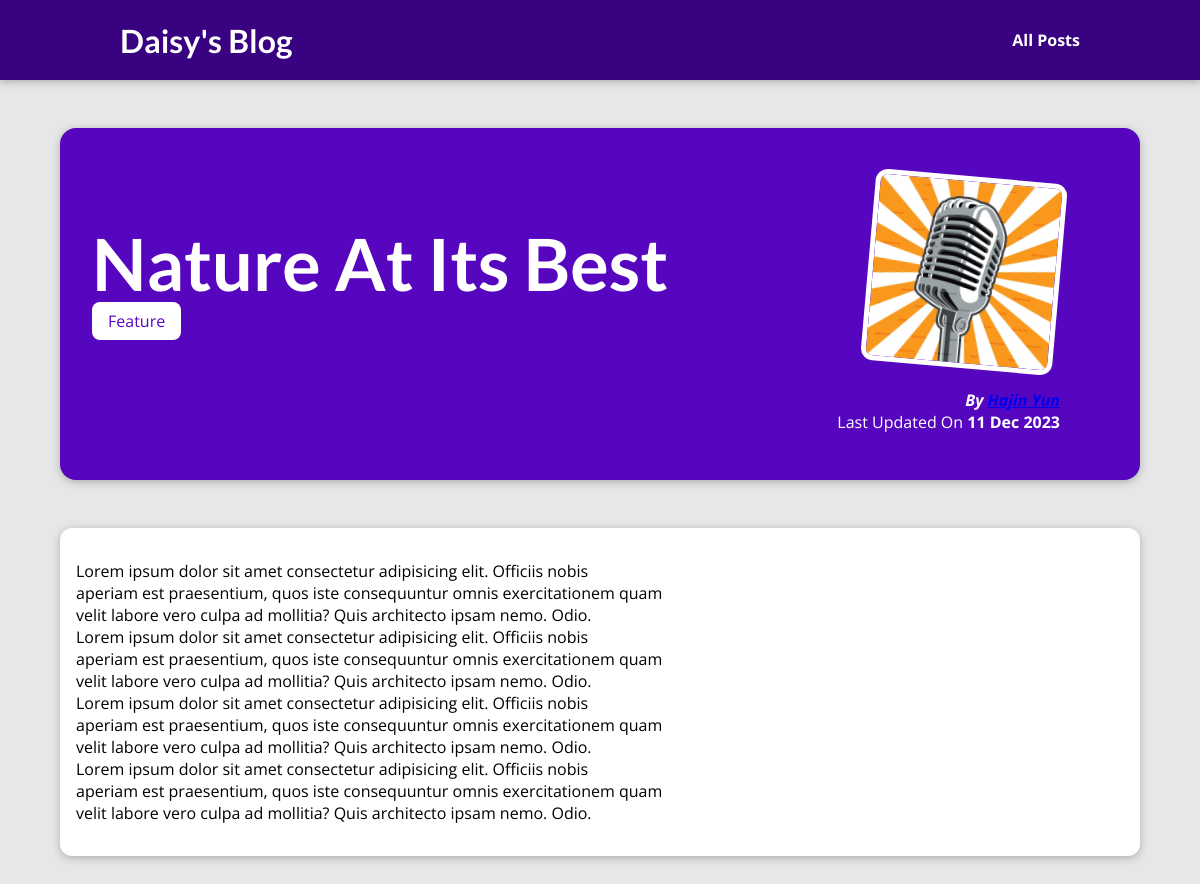
The app's page /posts/into-the-woods with its own data.
### blog/models.py (models this page shows, shortened)
class Post(models.Model):
  title = models.CharField(max_length=150)
  excerpt = models.CharField(max_length=200)
  image_name = models.CharField(max_length=100)
  date = models.DateField(auto_now=True)
  slug = models.SlugField(unique=True, db_index=True)
  content = models.TextField(validators=[MinLengthValidator(10)])
  author = models.ForeignKey(
    Author, on_delete=models.SET_NULL, null=True, related_name="posts"
  )
  tags = models.ManyToManyField(Tag)

class Tag(models.Model):
  caption = models.CharField(max_length=20)

class Author(models.Model):
  first_name = models.CharField(max_length=100)
  last_name = models.CharField(max_length=100)
  email_address = models.EmailField()
  def __str__(self):
    return f"{self.first_name} {self.last_name}"

### blog/views.py (the view)
# urls.py: path("posts/<slug:slug>", views.post_detail, name="post-detail")
def post_detail(request, slug):
    identified_post = Post.objects.get(slug=slug)
    return render(request, "blog/post-detail.html", {
        "post":identified_post,
        "post_tags":identified_post.tags.all()
    })

### blog/templates/blog/post-detail.html (shortened to what this page needs)
{%extends "base.html"%}
{%load static%}
{%block css_file%}
  <link rel="stylesheet" href="{%static "blog/post-detail.css"%}">
{%endblock%}
{%block content%}
  <section id="summary">
    <h2>{{post.title}}</h2>
    <div>
      {%for tag in post_tags%}
        <span class="tag">{{tag.caption}}</span>
      {%endfor%}
    </div>
    <article>
      <img src="{%static "blog/images/"|add:post.image_name%}" alt="{{post.title}}">
      <address>By <a href="mailto:{{post.author.email_address}}">{{post.author|title}}</a></address>
      <div>
        Last Updated On <time>{{post.date|date:"d M Y"}}</time>
      </div>
    </article>
  </section>
  <main>
    {{post.content|linebreaks}}
  </main>
{%endblock%}

### static/app.css (style rules this page uses)
* { box-sizing: border-box; }
html { font-family: 'Open Sans', 'Lato', sans-serif; }
body { margin: 0; }
h1, h2, h3 { font-family: 'Lato', sans-serif; font-weight: bold; }

### blog/static/blog/post-detail.css (style rules this page uses)
body { background-color: #e7e7e7; }
#summary { margin: 8rem auto 3rem auto; padding: 2rem; width: 90%; max-width: 90rem; border-radius: 16px; background-color: #5706c0; position: relative; box-shadow: 0 2px 8px rgba(0, 0, 0, 0.25); height: 22rem; text-decoration: none; }
#summary h2 { color: white; font-size: 4.5rem; margin-bottom: 0.25rem; }
#summary article { position: absolute; top: 2rem; right: 3rem; padding: 1rem 2rem; border-radius: 12px; text-align: right; color: white; }
#summary article img { width: 12rem; height: 12rem; border-radius: 12px; transform: rotateZ(5deg); border: 5px solid white; margin-bottom: 1rem; }
#summary address { font-weight: bold; color: white; text-decoration: none; }
#summary time { font-weight: bold; }
main { width: 90%; max-width: 90rem; margin: 3rem auto; background-color: white; padding: 1rem; border-radius: 12px; box-shadow: 0 2px 8px rgba(0, 0, 0, 0.25); }
.tag { background-color: white; color: #5706c0; padding:0.5rem 1rem; border-radius: 8px; }

### records on screen
Post: title "Nature At Its Best", image_name (picture), author "Hajin Yun", date "11 Dec 2023", content "Lorem ipsum dolor sit amet consectetur adipisicing elit. Officiis nobis aperiam est praesentium, quos iste consequuntur omnis exercitationem quam velit labore vero culpa ad mollitia? Quis architecto ipsam nemo. Odio. Lorem ipsum dolor sit amet consectetur adipisicing elit. Officiis nobis aperiam est praesentium, quos iste consequuntur omnis exercitationem quam velit labore vero culpa ad mollitia? Quis architecto ipsam nemo. Odio. Lorem ipsum dolor sit amet consectetur adipisicing elit. Officiis nobis aperiam est praesentium, quos iste consequuntur omnis exercitationem quam velit labore vero culpa ad mollitia? Quis architecto ipsam nemo. Odio. Lorem ipsum dolor sit amet consectetur…"
Tag: caption "Feature"
